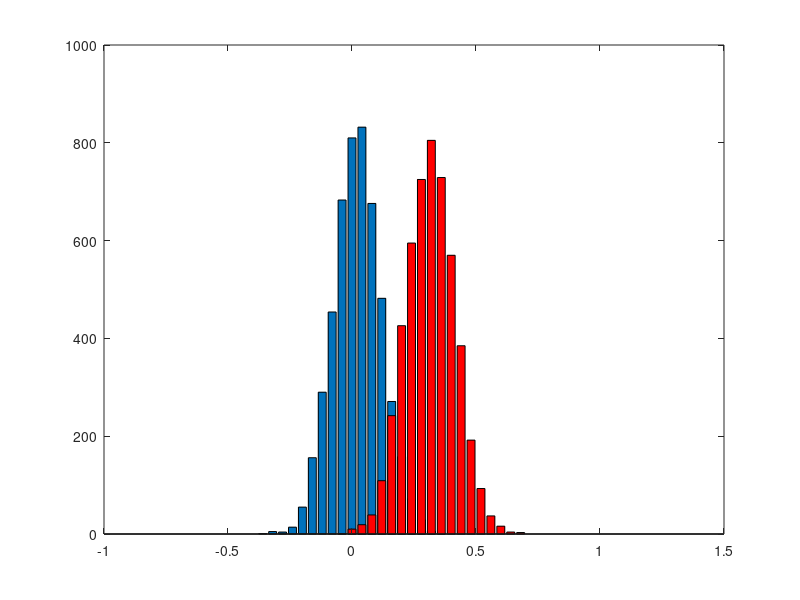

The MATLAB source for this figure: (Note: this script raises an error after producing the figure.)

% stacked histogram
sd1 = 0.1;
mu1 = 0;
data1 = mu1+ sd1.*randn(5000,1);
sd2 = 0.1;
mu2 = 0.3;
data2 = mu2+ sd2.*randn(5000,1);
%bin specs.
nbins = 50;
bound = 1;
bins = linspace(-bound,bound,nbins);

fig = figure;

% first histogram
y1 = hist(data1, bins);
% second histogram
y2 = hist(data2, bins);

% overlay histograms
bar(y1.');
hold on;
bar(y2.','r');

% relabelx-axis range/ticks
xd = findobj('-property','XData');

for i=1:2
    dat = get(xd(i),'XData');
    dat = 2*dat/nbins - bound;
    set(xd(i),'XData',dat);
end

% PLOTLY
response = fig2plotly(fig,'name','matlab_overlaid_histogram');
plotly_url = response.url;
